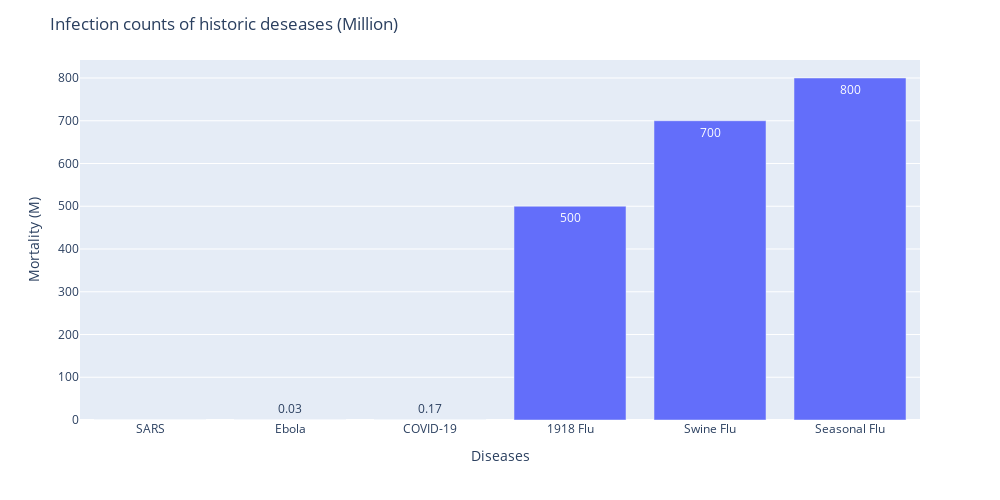

This figure's notebook cell:
### Markdown cell above
(thêm biểu đồ cột về tỉ lệ chết theo châu lục --> Châu mĩ, phi, á chết nhièu hơn âu)

### Q2 : What did influenza mortality look like in the past? 
- Ngày nay, ta có thể ít lo ngại về cúm hơn, tuy nhiên trong quá khứ, cúm là nguyên nhân gây ra chết chóc (trước Covid-19, cúm là vi rút gây ra tỉ lệ chết chóc nhiều nhất ở Mỹ (says Thomas Russo, M.D.,)

### Code cell
import pandas as pd

data = pd.read_csv('pandemic.csv')
fig3 = px.bar(data, x='Diseases', y='Mortality (M)', text="Mortality (M)")
fig3.update_layout(
    width=1000,
    height=500,
    title ='Infection counts of historic deseases (Million)'
)

fig3.show()

### Figure 1 — Plotly figure (JSON) as saved in the notebook; plotly's stock layout.template omitted (floating-point values rounded to 4 significant figures)
{"data": [{"alignmentgroup": "True", "hovertemplate": "Diseases=%{x}<br>Mortality (M)=%{text}<extra></extra>", "legendgroup": "", "marker": {"color": "#636efa", "pattern": {"shape": ""}}, "name": "", "offsetgroup": "", "orientation": "v", "showlegend": false, "text": [0.01, 0.03, 0.17, 500, 700, 800], "textposition": "auto", "type": "bar", "x": ["SARS", "Ebola", "COVID-19", "1918 Flu", "Swine Flu", "Seasonal Flu"], "xaxis": "x", "y": [0.01, 0.03, 0.17, 500, 700, 800], "yaxis": "y"}], "layout": {"barmode": "relative", "height": 500, "legend": {"tracegroupgap": 0}, "margin": {"t": 60}, "title": {"text": "Infection counts of historic deseases (Million)"}, "width": 1000, "xaxis": {"anchor": "y", "domain": [0, 1], "title": {"text": "Diseases"}}, "yaxis": {"anchor": "x", "domain": [0, 1], "title": {"text": "Mortality (M)"}}}}
